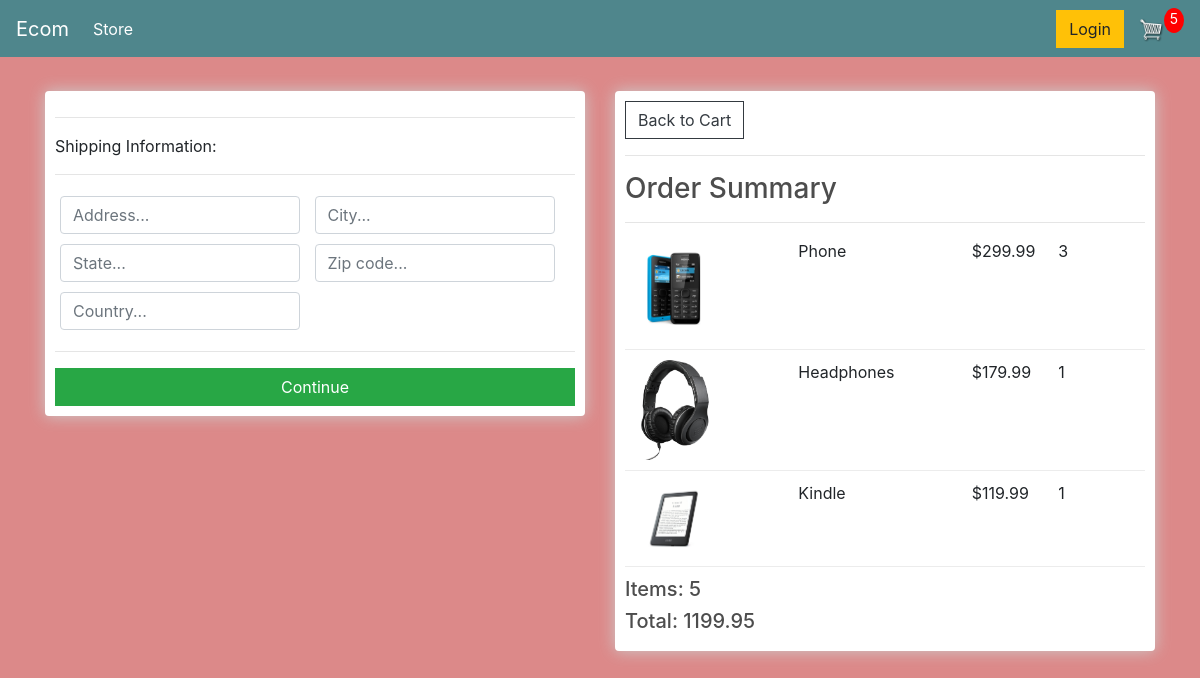
Before: /checkout/ (signed in) with the older database file.
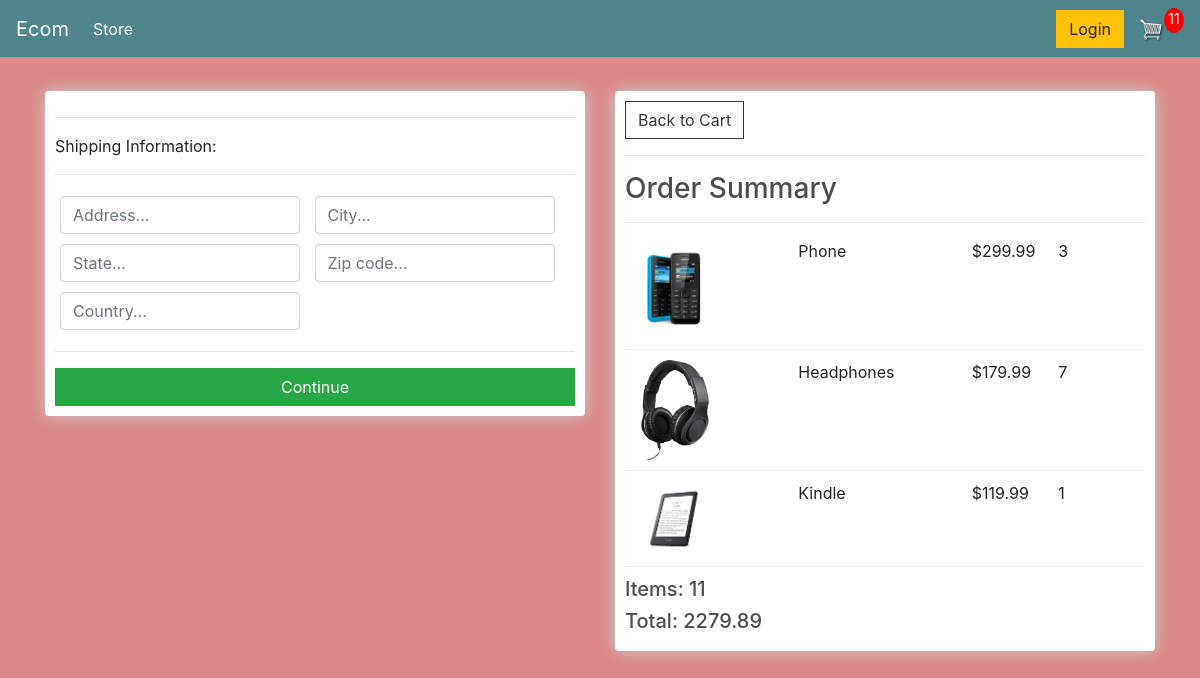
After: the same page with the newer database file.
### store/models.py (models this page shows, shortened)
class OrderItem(models.Model):
    product = models.ForeignKey(Product, on_delete=models.SET_NULL, blank=True, null=True)
    order = models.ForeignKey(Order, on_delete=models.SET_NULL, blank=True, null=True)
    quantity = models.IntegerField(default=0, null=True, blank=True)
    date_added = models.DateTimeField(auto_now_add=True)
    @property
    def get_total(self):
        total = self.product.price * self.quantity
        return total

class Order(models.Model):
    customer = models.ForeignKey(Customer, on_delete=models.SET_NULL, blank=True, null=True)
    date_ordered = models.DateTimeField(auto_now_add=True)
    complete = models.BooleanField(default=False, null=True, blank=False)
    transaction_id = models.CharField(max_length=200, null=True)
    @property
    def shipping(self):
        shipping = False
        orderItems = self.orderitem_set.all()
        for i in orderItems:
            if i.product.digital == False:
                shipping = True
        return shipping
    @property
    def get_cart_total(self):
        orderitems = self.orderitem_set.all()
        total = sum([item.get_total for item in orderitems])
        return total
    @property
    def get_cart_items(self):
        orderitems = self.orderitem_set.all()
        total = sum([item.quantity for item in orderitems])
        return total

class Product(models.Model):
    name = models.CharField(max_length=200, null=True)
    price = models.DecimalField(max_digits=7, decimal_places=2)
    digital = models.BooleanField(default=False) # Maybe remove this property
    image = models.ImageField(null=True, blank=True)
    @property
    def imageURL(self):
        try:
            url =self.image.url
        except:
            url = ''
        return url

### store/views.py (the view)
# urls.py: path('checkout/', views.checkout, name="checkout"),
def checkout(request):
    data = cartData(request)
    cartItems = data['cartItems']
    order = data['order']
    items = data['items']
    context = {'items':items, 'order':order, 'cartItems': cartItems}
    return render(request, 'store/Checkout.html', context)

### store/utils.py (called while the page is built)
def cartData(request):
    if request.user.is_authenticated:
        customer=request.user.customer
        order, created = Order.objects.get_or_create(customer=customer, complete=False) # To study
        items = order.orderitem_set.all() # To study
        cartItems = order.get_cart_items
    else:
        cookieData = cookieCart(request)
        cartItems = cookieData['cartItems']
        order = cookieData['order']
        items = cookieData['items']
    return{'cartItems':cartItems, 'order':order, 'items':items}

### store/templates/store/Checkout.html (shortened to what this page needs)
{% extends 'store/Main.html' %}
{% load static %}
{% block content %}
    <div class="row">
        <div class="col-lg-6">
            <div class="box-element" id="form-wrapper">
                <form id="form">
                    <div id="shipping-info">
                        <hr>
                        <p>Shipping Information:</p>
                        <hr>
                        <div class="form-field">
                            <input type="text" required class="form-control" name="address" placeholder="Address...">
                        </div>
                        <div class="form-field">
                            <input type="text" required class="form-control" name="city" placeholder="City...">
                        </div>
                        <div class="form-field">
                            <input type="text" required class="form-control" name="state" placeholder="State...">
                        </div>
                        <div class="form-field">
                            <input type="text" required class="form-control" name="zipcode" placeholder="Zip code...">
                        </div>
                        <div class="form-field">
                            <input type="text" required class="form-control" name="country" placeholder="Country...">
                        </div>
                    </div>
                    <hr>
                    <input type="submit" id="form-button" class="btn btn-success btn-block" value="Continue">
                </form>
            </div>
            <br>
        </div>
        <div class="col-lg-6">
            <div class="box-element">
                <a href="{% url 'cart' %}" class="btn btn-outline-dark">Back to Cart</a>
                <hr>
                <h3>Order Summary</h3>
                <hr>
                {% for item in items %}
                <div class="cart-row">
                    <div style="flex:2"><img class="row-image" src="{{item.product.imageURL}}"></div>
                    <div style="flex:2"><p>{{item.product.name}}</p></div>
                    <div style="flex:1"><p>${{item.product.price}}</p></div>
                    <div style="flex:1"><p>{{item.quantity}}</p></div>
                </div>
                {% endfor %}
                <h5>Items: {{order.get_cart_items}}</h5>
                <h5>Total: {{order.get_cart_total|floatformat:2}}</h5>
            </div>
        </div>
    </div>
{% endblock content %}

Changed rows visible on the page:
changed OrderItem "Headphones": quantity "1" → "7"
changed Order: get_cart_items "5" → "11"; get_cart_total "1199.95" → "2279.89"
Other visible differences:
{{ cartItems }}: "5" → "11"
